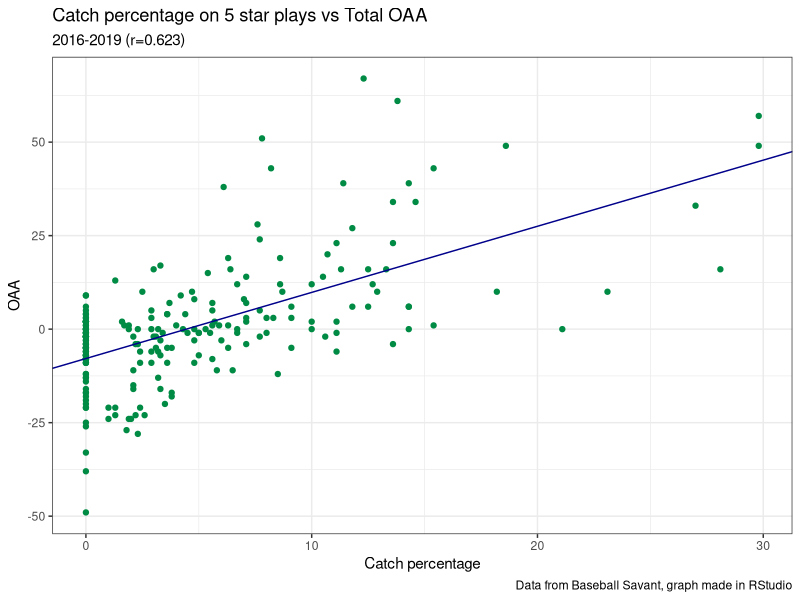
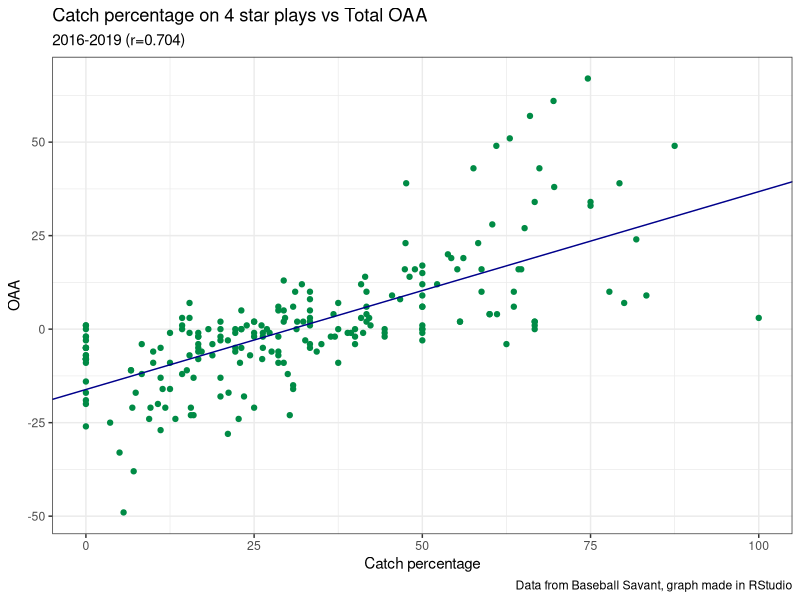
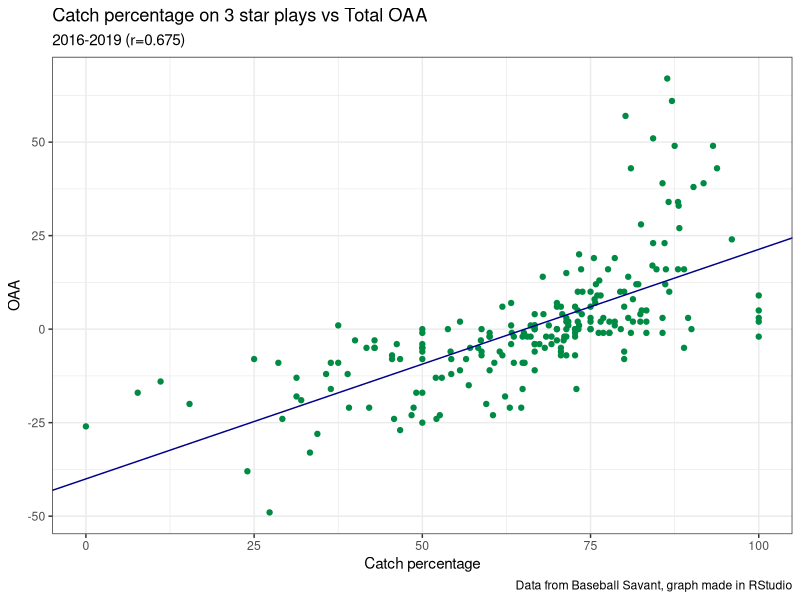
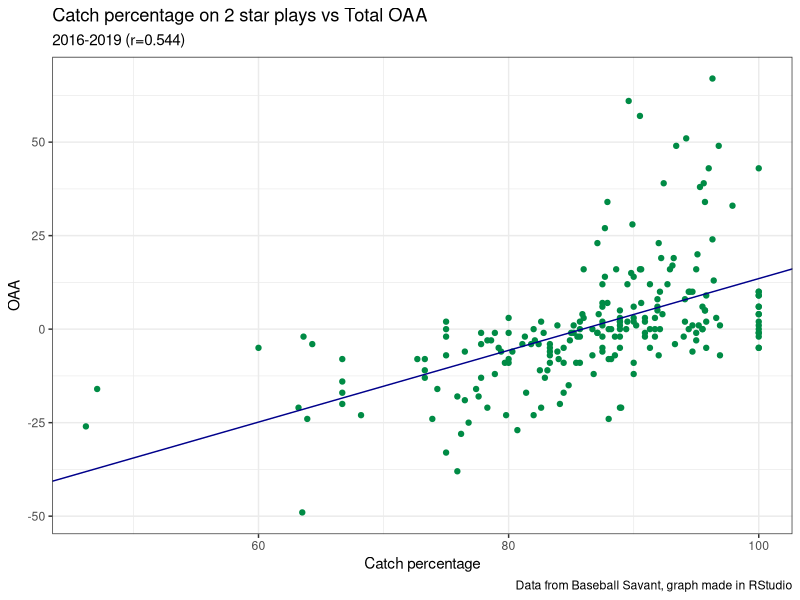
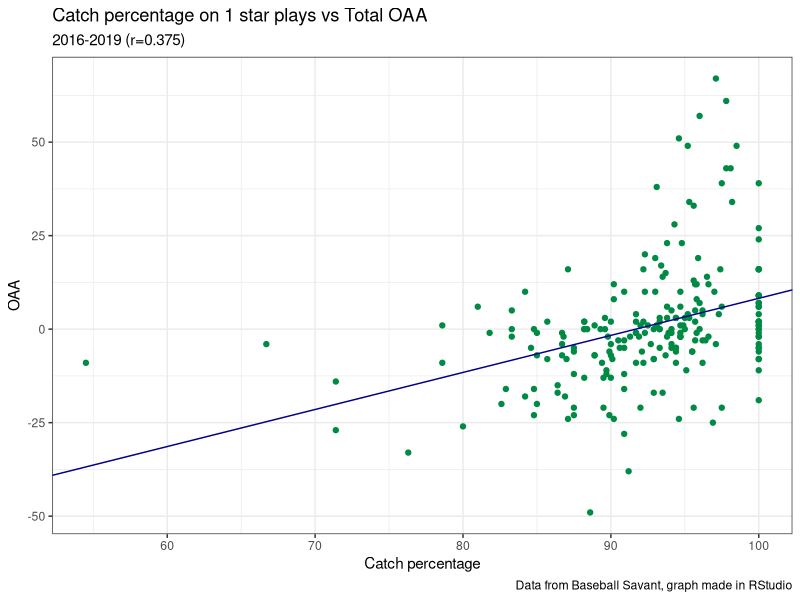

The R source for these figures, in order:
library(tidyverse)
catch_prob <- read_csv(file="catch_probability.csv")
catch_prob
catch_prob <-
  catch_prob %>% 
  select(last_name, first_name, oaa, n_5star_percent, n_4star_percent, n_3star_percent, n_2star_percent, n_1star_percent)
catch_prob

regression5star <- lm(data = catch_prob, oaa ~ n_5star_percent)
regression5star
regression4star <- lm(data = catch_prob, oaa ~ n_4star_percent)
regression4star
regression3star <- lm(data = catch_prob, oaa ~ n_3star_percent)
regression3star
regression2star <- lm(data = catch_prob, oaa ~ n_2star_percent)
regression2star
regression1star <- lm(data = catch_prob, oaa ~ n_1star_percent)
regression1star
plot5star<-
  ggplot(data=catch_prob)+
  geom_point(mapping = aes(x = n_5star_percent , y = oaa), col = 'springgreen4') +
  geom_abline(intercept = -7.850, slope = 1.768, col = 'darkblue') +
  labs(
    x="Catch percentage",
    y="OAA",
    title = "Catch percentage on 5 star plays vs Total OAA",
    subtitle = "2016-2019 (r=0.623)",
    caption="Data from Baseball Savant, graph made in RStudio")+
  theme_bw()
plot5star
summary(regression5star)
summarize(catch_prob, correlation = cor(n_5star_percent, oaa))

plot4star<-
  ggplot(data=catch_prob)+
  geom_point(mapping = aes(x = n_4star_percent , y = oaa), col = 'springgreen4') +
  geom_abline(intercept = -16.133, slope = 0.529, col = 'darkblue') +
  labs(
    x="Catch percentage",
    y="OAA",
    title = "Catch percentage on 4 star plays vs Total OAA",
    subtitle = "2016-2019 (r=0.704)",
    caption="Data from Baseball Savant, graph made in RStudio")+
  theme_bw()
plot4star
summary(regression4star)
summarize(catch_prob, correlation = cor(n_4star_percent, oaa))

plot3star<-
  ggplot(data=catch_prob)+
  geom_point(mapping = aes(x = n_3star_percent , y = oaa), col = 'springgreen4') +
  geom_abline(intercept = -40.0284, slope = 0.6136, col = 'darkblue') +
  labs(
    x="Catch percentage",
    y="OAA",
    title = "Catch percentage on 3 star plays vs Total OAA",
    subtitle = "2016-2019 (r=0.675)",
    caption="Data from Baseball Savant, graph made in RStudio")+
  theme_bw()
plot3star
summary(regression3star)
summarize(catch_prob, correlation = cor(n_3star_percent, oaa))

plot2star<-
  ggplot(data=catch_prob)+
  geom_point(mapping = aes(x = n_2star_percent , y = oaa), col = 'springgreen4') +
  geom_abline(intercept = -82.3958, slope = 0.9592, col = 'darkblue') +
  labs(
    x="Catch percentage",
    y="OAA",
    title = "Catch percentage on 2 star plays vs Total OAA",
    subtitle = "2016-2019 (r=0.544)",
    caption="Data from Baseball Savant, graph made in RStudio")+
  theme_bw()
plot2star
summary(regression2star)
summarize(catch_prob, correlation = cor(n_2star_percent, oaa))

plot1star<-
  ggplot(data=catch_prob)+
  geom_point(mapping = aes(x = n_1star_percent , y = oaa), col = 'springgreen4') +
  geom_abline(intercept = -90.8129, slope = 0.9906, col = 'darkblue') +
  labs(
    x="Catch percentage",
    y="OAA",
    title = "Catch percentage on 1 star plays vs Total OAA",
    subtitle = "2016-2019 (r=0.375)",
    caption="Data from Baseball Savant, graph made in RStudio")+
  theme_bw()
plot1star
summary(regression1star)
summarize(catch_prob, correlation = cor(n_1star_percent, oaa))